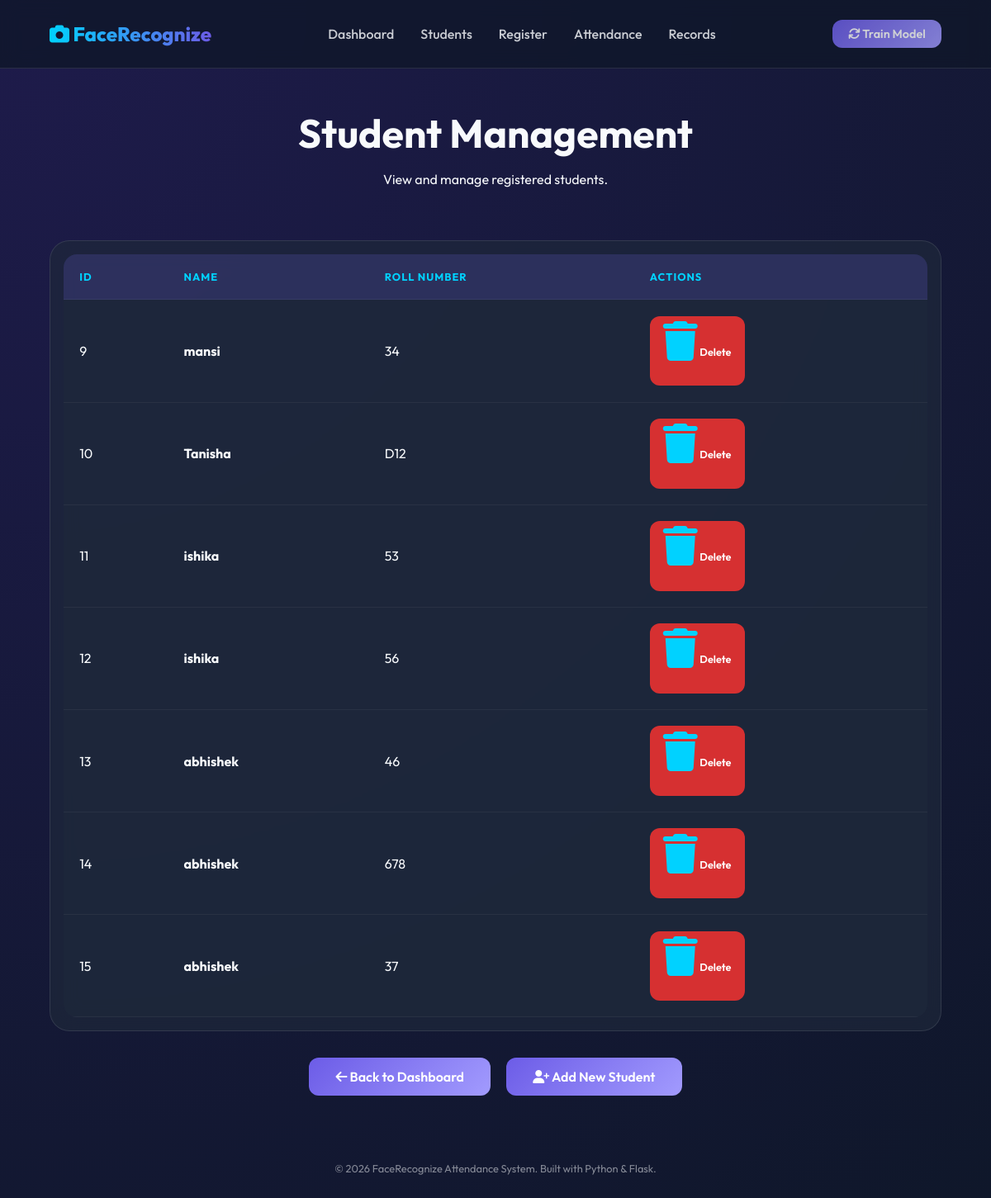
/students, run on the app's committed database.
### tables this page shows
CREATE TABLE students (
            id INTEGER PRIMARY KEY AUTOINCREMENT,
            name TEXT NOT NULL,
            roll_number TEXT UNIQUE NOT NULL
        );

### app.py (the view)
@app.route('/students')
def students():
    all_students = get_all_students()
    return render_template('students.html', students=all_students)

### database.py (called while the page is built)
def get_all_students():
    conn = sqlite3.connect(DB_PATH)
    cursor = conn.cursor()
    cursor.execute('SELECT * FROM students')
    students = cursor.fetchall()
    conn.close()
    return students

### templates/students.html
{% extends 'layout.html' %}
{% block content %}
<div class="hero">
    <h2>Student Management</h2>
    <p>View and manage registered students.</p>
</div>
<div class="card" style="padding: 1rem;">
    <table>
        <thead>
            <tr>
                <th>ID</th>
                <th>Name</th>
                <th>Roll Number</th>
                <th>Actions</th>
            </tr>
        </thead>
        <tbody>
            {% for student in students %}
            <tr>
                <td>{{ student[0] }}</td>
                <td><strong>{{ student[1] }}</strong></td>
                <td>{{ student[2] }}</td>
                <td>
                    <a href="{{ url_for('delete_student_route', student_id=student[0]) }}"
                       class="btn btn-primary"
                       style="background: var(--danger); padding: 0.4rem 1rem; font-size: 0.8rem;"
                       onclick="return confirm('Are you sure you want to delete this student and all their attendance records?')">
                        <i class="fas fa-trash"></i> Delete
                    </a>
                </td>
            </tr>
            {% else %}
            <tr>
                <td colspan="4" style="text-align: center; padding: 3rem; opacity: 0.5;">No students registered yet.</td>
            </tr>
            {% endfor %}
        </tbody>
    </table>
</div>
<div style="text-align: center; margin-top: 2rem;">
    <a href="{{ url_for('index') }}" class="btn btn-primary"><i class="fas fa-arrow-left"></i> Back to Dashboard</a>
    <a href="{{ url_for('register') }}" class="btn btn-primary" style="margin-left: 1rem;"><i class="fas fa-user-plus"></i> Add New Student</a>
</div>
{% endblock %}

### static/css/style.css (style rules this page uses)
:root { --primary: #6c5ce7; --secondary: #a29bfe; --bg: #0f172a; --card-bg: rgba(30, 41, 59, 0.7); --text: #f8fafc; --accent: #00d2ff; --success: #00b894; --danger: #d63031; }
* { margin: 0; padding: 0; box-sizing: border-box; }
body { font-family: 'Outfit', sans-serif; background: radial-gradient(circle at top left, #1e1b4b, #0f172a); color: var(--text); min-height: 100vh; display: flex; flex-direction: column; }
.hero { text-align: center; margin-bottom: 4rem; }
.hero h2 { font-size: 3rem; margin-bottom: 1rem; }
.card { background: var(--card-bg); padding: 2rem; border-radius: 24px; border: 1px solid rgba(255, 255, 255, 0.1); backdrop-filter: blur(16px); transition: transform 0.3s, box-shadow 0.3s; text-align: center; }
.card i { font-size: 3rem; margin-bottom: 1.5rem; color: var(--accent); }
.btn { display: inline-block; padding: 0.8rem 2rem; border-radius: 12px; text-decoration: none; font-weight: 600; transition: 0.3s; cursor: pointer; border: none; font-family: inherit; }
.btn-primary { background: linear-gradient(135deg, var(--primary), var(--secondary)); color: white; }
table { width: 100%; border-collapse: collapse; background: var(--card-bg); border-radius: 16px; overflow: hidden; }
th, td { padding: 1.2rem; text-align: left; border-bottom: 1px solid rgba(255, 255, 255, 0.05); }
th { background: rgba(108, 92, 231, 0.2); color: var(--accent); text-transform: uppercase; font-size: 0.8rem; letter-spacing: 1px; }

### data on the page
students: id "9", name "mansi", roll_number "34"
students: id "10", name "Tanisha", roll_number "D12"
students: id "11", name "ishika", roll_number "53"
students: id "12", name "ishika", roll_number "56"
students: id "13", name "abhishek", roll_number "46"
students: id "14", name "abhishek", roll_number "678"
students: id "15", name "abhishek", roll_number "37"
